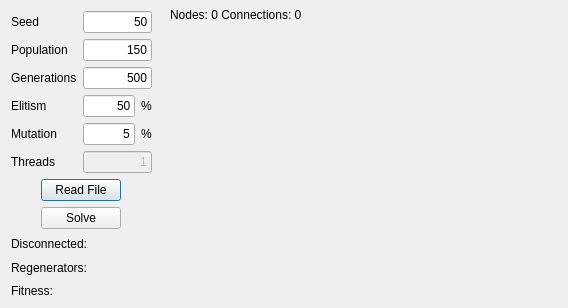
<?xml version="1.0" encoding="UTF-8"?>
<ui version="4.0">
 <class>DialogCustom</class>
 <widget class="QDialog" name="DialogCustom">
  <property name="geometry">
   <rect>
    <x>0</x>
    <y>0</y>
    <width>568</width>
    <height>308</height>
   </rect>
  </property>
  <property name="windowTitle">
   <string>RLP - Custom Algorithm</string>
  </property>
  <widget class="QLabel" name="labelNodes">
   <property name="geometry">
    <rect>
     <x>170</x>
     <y>7</y>
     <width>391</width>
     <height>16</height>
    </rect>
   </property>
   <property name="text">
    <string>Nodes: 0 Connections: 0</string>
   </property>
  </widget>
  <widget class="QWidget" name="gridLayoutWidget">
   <property name="geometry">
    <rect>
     <x>150</x>
     <y>27</y>
     <width>411</width>
     <height>271</height>
    </rect>
   </property>
   <layout class="QGridLayout" name="gridLayout">
    <property name="sizeConstraint">
     <enum>QLayout::SetDefaultConstraint</enum>
    </property>
   </layout>
  </widget>
  <widget class="QWidget" name="">
   <property name="geometry">
    <rect>
     <x>11</x>
     <y>11</y>
     <width>141</width>
     <height>289</height>
    </rect>
   </property>
   <layout class="QVBoxLayout" name="verticalLayout_4">
    <item>
     <layout class="QHBoxLayout" name="horizontalLayout_5">
      <item>
       <layout class="QVBoxLayout" name="verticalLayout_2">
        <item>
         <widget class="QLabel" name="label">
          <property name="text">
           <string>Seed</string>
          </property>
          <property name="buddy">
           <cstring>lineEditSeed</cstring>
          </property>
         </widget>
        </item>
        <item>
         <widget class="QLabel" name="label_2">
          <property name="text">
           <string>Population</string>
          </property>
          <property name="buddy">
           <cstring>lineEditPopulation</cstring>
          </property>
         </widget>
        </item>
        <item>
         <widget class="QLabel" name="label_3">
          <property name="text">
           <string>Generations</string>
          </property>
          <property name="buddy">
           <cstring>lineEditGenerations</cstring>
          </property>
         </widget>
        </item>
        <item>
         <widget class="QLabel" name="label_4">
          <property name="text">
           <string>Elitism</string>
          </property>
          <property name="buddy">
           <cstring>lineEditElitism</cstring>
          </property>
         </widget>
        </item>
        <item>
         <widget class="QLabel" name="label_5">
          <property name="text">
           <string>Mutation</string>
          </property>
          <property name="buddy">
           <cstring>lineEditMutation</cstring>
          </property>
         </widget>
        </item>
        <item>
         <widget class="QLabel" name="label_6">
          <property name="text">
           <string>Threads</string>
          </property>
          <property name="buddy">
           <cstring>lineEditThreads</cstring>
          </property>
         </widget>
        </item>
       </layout>
      </item>
      <item>
       <layout class="QVBoxLayout" name="verticalLayout">
        <item>
         <widget class="QLineEdit" name="lineEditSeed">
          <property name="text">
           <string>50</string>
          </property>
          <property name="alignment">
           <set>Qt::AlignRight|Qt::AlignTrailing|Qt::AlignVCenter</set>
          </property>
          <property name="readOnly">
           <bool>false</bool>
          </property>
         </widget>
        </item>
        <item>
         <widget class="QLineEdit" name="lineEditPopulation">
          <property name="text">
           <string>150</string>
          </property>
          <property name="alignment">
           <set>Qt::AlignRight|Qt::AlignTrailing|Qt::AlignVCenter</set>
          </property>
         </widget>
        </item>
        <item>
         <widget class="QLineEdit" name="lineEditGenerations">
          <property name="text">
           <string>500</string>
          </property>
          <property name="alignment">
           <set>Qt::AlignRight|Qt::AlignTrailing|Qt::AlignVCenter</set>
          </property>
         </widget>
        </item>
        <item>
         <layout class="QHBoxLayout" name="horizontalLayout">
          <item>
           <widget class="QLineEdit" name="lineEditElitism">
            <property name="text">
             <string>50</string>
            </property>
            <property name="alignment">
             <set>Qt::AlignRight|Qt::AlignTrailing|Qt::AlignVCenter</set>
            </property>
           </widget>
          </item>
          <item>
           <widget class="QLabel" name="label_10">
            <property name="text">
             <string>%</string>
            </property>
           </widget>
          </item>
         </layout>
        </item>
        <item>
         <layout class="QHBoxLayout" name="horizontalLayout_4">
          <item>
           <widget class="QLineEdit" name="lineEditMutation">
            <property name="text">
             <string>5</string>
            </property>
            <property name="alignment">
             <set>Qt::AlignRight|Qt::AlignTrailing|Qt::AlignVCenter</set>
            </property>
           </widget>
          </item>
          <item>
           <widget class="QLabel" name="label_9">
            <property name="text">
             <string>%</string>
            </property>
           </widget>
          </item>
         </layout>
        </item>
        <item>
         <widget class="QLineEdit" name="lineEditThreads">
          <property name="enabled">
           <bool>false</bool>
          </property>
          <property name="text">
           <string>1</string>
          </property>
          <property name="alignment">
           <set>Qt::AlignRight|Qt::AlignTrailing|Qt::AlignVCenter</set>
          </property>
          <property name="readOnly">
           <bool>false</bool>
          </property>
         </widget>
        </item>
       </layout>
      </item>
     </layout>
    </item>
    <item>
     <layout class="QHBoxLayout" name="horizontalLayout_3">
      <item>
       <spacer name="horizontalSpacer">
        <property name="orientation">
         <enum>Qt::Horizontal</enum>
        </property>
        <property name="sizeHint" stdset="0">
         <size>
          <width>40</width>
          <height>20</height>
         </size>
        </property>
       </spacer>
      </item>
      <item>
       <widget class="QPushButton" name="pushButtonRead">
        <property name="text">
         <string>Read File</string>
        </property>
       </widget>
      </item>
      <item>
       <spacer name="horizontalSpacer_2">
        <property name="orientation">
         <enum>Qt::Horizontal</enum>
        </property>
        <property name="sizeHint" stdset="0">
         <size>
          <width>40</width>
          <height>20</height>
         </size>
        </property>
       </spacer>
      </item>
     </layout>
    </item>
    <item>
     <layout class="QHBoxLayout" name="horizontalLayout_2">
      <item>
       <spacer name="horizontalSpacer_3">
        <property name="orientation">
         <enum>Qt::Horizontal</enum>
        </property>
        <property name="sizeHint" stdset="0">
         <size>
          <width>40</width>
          <height>20</height>
         </size>
        </property>
       </spacer>
      </item>
      <item>
       <widget class="QPushButton" name="pushButtonSolve">
        <property name="text">
         <string>Solve</string>
        </property>
       </widget>
      </item>
      <item>
       <spacer name="horizontalSpacer_4">
        <property name="orientation">
         <enum>Qt::Horizontal</enum>
        </property>
        <property name="sizeHint" stdset="0">
         <size>
          <width>40</width>
          <height>20</height>
         </size>
        </property>
       </spacer>
      </item>
     </layout>
    </item>
    <item>
     <layout class="QVBoxLayout" name="verticalLayout_3">
      <item>
       <widget class="QLabel" name="labelDisconnected">
        <property name="text">
         <string>Disconnected: </string>
        </property>
       </widget>
      </item>
      <item>
       <widget class="QLabel" name="labelRegenerators">
        <property name="text">
         <string>Regenerators: </string>
        </property>
       </widget>
      </item>
      <item>
       <widget class="QLabel" name="labelFitness">
        <property name="text">
         <string>Fitness: </string>
        </property>
       </widget>
      </item>
     </layout>
    </item>
   </layout>
  </widget>
 </widget>
 <resources/>
 <connections/>
</ui>
